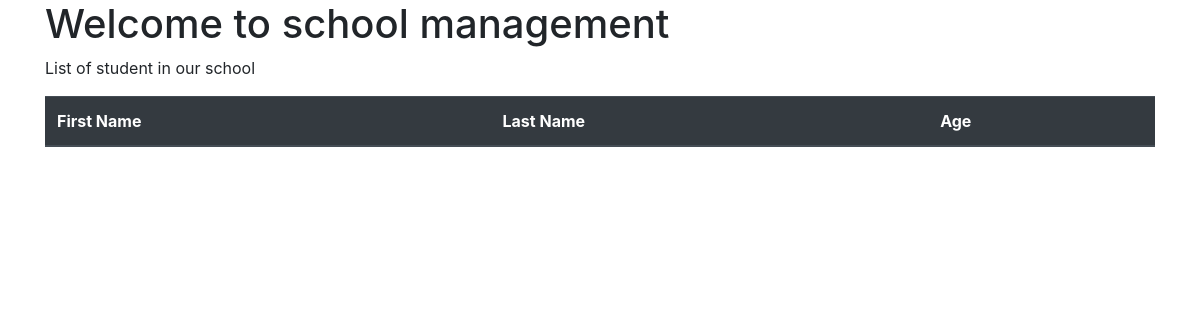
The app's page /schools/, older data.
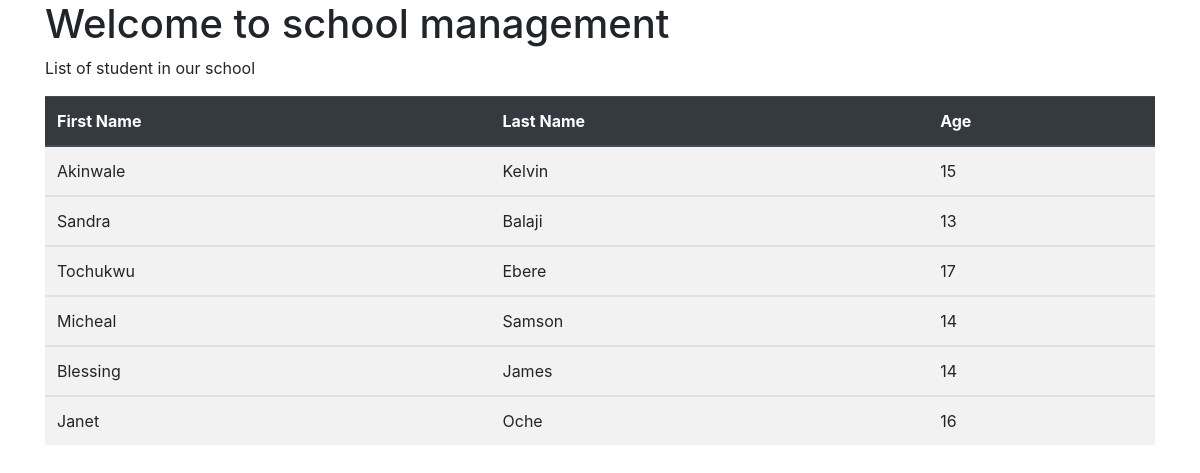
The same page, newer data.
### school/models.py (models this page shows, shortened)
class Student(models.Model):
    first_name = models.CharField(max_length=50)
    last_name = models.CharField(max_length=50)
    age = models.IntegerField()

### school/views.py (the view)
# urls.py: 2. Add a URL to urlpatterns:  path('', views.home, name='home')
def home(request):
    qs = Student.objects.all()
    template_name = 'school/home.html'
    context = {
        'students':qs
    }
    return render(request, template_name, context)

### school/templates/school/home.html
{% extends 'base.html' %} {% block title_block %} school home page {% endblock %} {% block content %}
<h1>Welcome to school management</h1>
<p>List of student in our school</p>
<table class="table table-striped table-hover">
    <thead class="thead-dark">
        <tr>
            <th>First Name</th>
            <th>Last Name</th>
            <th>Age</th>
        </tr>
    </thead>
    {% for student in students %}
    <tbody>
        <tr>
            <td>{{ student.first_name }}</td>
            <td>{{ student.last_name }}</td>
            <td>{{ student.age }}</td>
        </tr>
    </tbody>
    {% endfor %}
</table>
{% endblock %}

### templates/base.html (shortened to what this page needs)
<!doctype html>
<html lang="en">
  <head>
    <link rel="stylesheet" href="https://stackpath.bootstrapcdn.com/bootstrap/4.4.1/css/bootstrap.min.css">
  </head>
  <body>
    <div class="container">
        <div>
             {% block content %}
            {% endblock  %}
        </div>
    </div>
  </body>
</html>

Row changes from the older to the newer data that the page shows:
added Student: first_name "Akinwale", last_name "Kelvin", age "15"
added Student: first_name "Sandra", last_name "Balaji", age "13"
added Student: first_name "Tochukwu", last_name "Ebere", age "17"
added Student: first_name "Micheal", last_name "Samson", age "14"
added Student: first_name "Blessing", last_name "James", age "14"
added Student: first_name "Janet", last_name "Oche", age "16"
